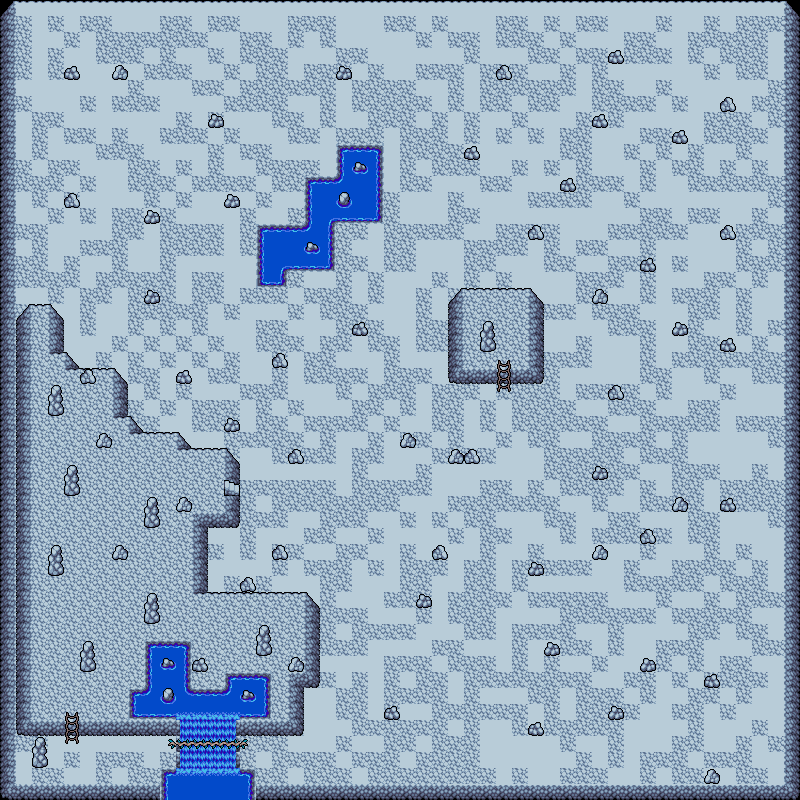

The image is a tile-based game level rendered from a .tmx file. Its description and source (layers, tilesets, objects; grid data summarised) follow:
An orthogonal 50x50 tile map with 16x16 px tiles, 4 tile layers (Tile Layer 1, Tile Layer 2, Tile Layer 3, foreground) and 109 objects.

<map version="1.10" tiledversion="1.10.1" orientation="orthogonal" renderorder="right-down" width="50" height="50" tilewidth="16" tileheight="16" infinite="0" nextlayerid="7" nextobjectid="187">
 <tileset firstgid="1" name="Darkwoods 1" tilewidth="16" tileheight="16" tilecount="256" columns="16">
  <image source="tilesets/Set_A_Darkwoods1.png" trans="ff01fe" width="256" height="256" />
  <tile id="8">
   <animation>
    <frame tileid="8" duration="150" />
    <frame tileid="56" duration="150" />
    <frame tileid="104" duration="150" />
   </animation>
  </tile>
  <tile id="9">
   <animation>
    <frame tileid="9" duration="150" />
    <frame tileid="57" duration="150" />
    <frame tileid="105" duration="150" />
   </animation>
  </tile>
  <tile id="10">
   <animation>
    <frame tileid="10" duration="150" />
    <frame tileid="58" duration="150" />
    <frame tileid="106" duration="150" />
   </animation>
  </tile>
  <tile id="11">
   <animation>
    <frame tileid="11" duration="150" />
    <frame tileid="59" duration="150" />
    <frame tileid="107" duration="150" />
   </animation>
  </tile>
  <tile id="12">
   <animation>
    <frame tileid="12" duration="150" />
    <frame tileid="60" duration="150" />
    <frame tileid="108" duration="150" />
   </animation>
  </tile>
  <tile id="13">
   <animation>
    <frame tileid="13" duration="150" />
    <frame tileid="14" duration="150" />
    <frame tileid="15" duration="150" />
   </animation>
  </tile>
  <tile id="24">
   <animation>
    <frame tileid="24" duration="150" />
    <frame tileid="72" duration="150" />
    <frame tileid="120" duration="150" />
   </animation>
  </tile>
  <tile id="26">
   <animation>
    <frame tileid="26" duration="150" />
    <frame tileid="74" duration="150" />
    <frame tileid="122" duration="150" />
   </animation>
  </tile>
  <tile id="27">
   <animation>
    <frame tileid="27" duration="150" />
    <frame tileid="75" duration="150" />
    <frame tileid="123" duration="150" />
   </animation>
  </tile>
  <tile id="28">
   <animation>
    <frame tileid="28" duration="150" />
    <frame tileid="76" duration="150" />
    <frame tileid="124" duration="150" />
   </animation>
  </tile>
  <tile id="29">
   <animation>
    <frame tileid="29" duration="150" />
    <frame tileid="30" duration="150" />
    <frame tileid="31" duration="150" />
   </animation>
  </tile>
  <tile id="40">
   <animation>
    <frame tileid="40" duration="150" />
    <frame tileid="88" duration="150" />
    <frame tileid="136" duration="150" />
   </animation>
  </tile>
  <tile id="41">
   <animation>
    <frame tileid="41" duration="150" />
    <frame tileid="89" duration="150" />
    <frame tileid="137" duration="150" />
   </animation>
  </tile>
  <tile id="42">
   <animation>
    <frame tileid="42" duration="150" />
    <frame tileid="90" duration="150" />
    <frame tileid="138" duration="150" />
   </animation>
  </tile>
  <tile id="43">
   <animation>
    <frame tileid="43" duration="150" />
    <frame tileid="91" duration="150" />
    <frame tileid="139" duration="150" />
   </animation>
  </tile>
  <tile id="44">
   <animation>
    <frame tileid="44" duration="150" />
    <frame tileid="92" duration="150" />
    <frame tileid="140" duration="150" />
   </animation>
  </tile>
  <tile id="45">
   <animation>
    <frame tileid="45" duration="150" />
    <frame tileid="61" duration="150" />
    <frame tileid="77" duration="150" />
   </animation>
  </tile>
  <tile id="46">
   <animation>
    <frame tileid="46" duration="150" />
    <frame tileid="62" duration="150" />
    <frame tileid="78" duration="150" />
   </animation>
  </tile>
  <tile id="47">
   <animation>
    <frame tileid="47" duration="150" />
    <frame tileid="63" duration="150" />
    <frame tileid="79" duration="150" />
   </animation>
  </tile>
  <tile id="93">
   <animation>
    <frame tileid="93" duration="150" />
    <frame tileid="94" duration="150" />
    <frame tileid="95" duration="150" />
   </animation>
  </tile>
  <tile id="109">
   <animation>
    <frame tileid="109" duration="150" />
    <frame tileid="110" duration="150" />
    <frame tileid="111" duration="150" />
   </animation>
  </tile>
  <wangsets>
   <wangset name="Terrains" type="corner" tile="-1">
    <wangcolor name="Cliffs I" color="#ff0000" tile="17" probability="1" />
    <wangcolor name="Cliffs II" color="#00ff00" tile="20" probability="1" />
    <wangcolor name="Grass" color="#0000ff" tile="65" probability="1" />
    <wangcolor name="Road I" color="#ff7700" tile="96" probability="1" />
    <wangcolor name="Road II" color="#00e9ff" tile="144" probability="1" />
    <wangcolor name="Elevation" color="#ff00d8" tile="192" probability="1" />
    <wangcolor name="Water" color="#ffff00" tile="25" probability="1" />
    <wangcolor name="Water II" color="#a000ff" tile="169" probability="1" />
    <wangcolor name="Cavern Top" color="#00ffa1" tile="200" probability="1" />
    <wangtile tileid="0" wangid="0,0,0,1,0,0,0,0" />
    <wangtile tileid="1" wangid="0,0,0,1,0,1,0,0" />
    <wangtile tileid="2" wangid="0,0,0,0,0,1,0,0" />
    <wangtile tileid="3" wangid="0,0,0,2,0,0,0,0" />
    <wangtile tileid="4" wangid="0,0,0,2,0,2,0,0" />
    <wangtile tileid="5" wangid="0,0,0,0,0,2,0,0" />
    <wangtile tileid="6" wangid="0,1,0,0,0,1,0,1" />
    <wangtile tileid="7" wangid="0,1,0,1,0,0,0,1" />
    <wangtile tileid="8" wangid="0,0,0,7,0,0,0,0" />
    <wangtile tileid="9" wangid="0,0,0,7,0,7,0,0" />
    <wangtile tileid="10" wangid="0,0,0,0,0,7,0,0" />
    <wangtile tileid="11" wangid="0,7,0,7,0,7,0,0" />
    <wangtile tileid="12" wangid="0,0,0,7,0,7,0,7" />
    <wangtile tileid="16" wangid="0,1,0,1,0,0,0,0" />
    <wangtile tileid="17" wangid="0,1,0,1,0,1,0,1" />
    <wangtile tileid="18" wangid="0,0,0,0,0,1,0,1" />
    <wangtile tileid="19" wangid="0,2,0,2,0,0,0,0" />
    <wangtile tileid="20" wangid="0,2,0,2,0,2,0,2" />
    <wangtile tileid="21" wangid="0,0,0,0,0,2,0,2" />
    <wangtile tileid="22" wangid="0,0,0,1,0,1,0,1" />
    <wangtile tileid="23" wangid="0,1,0,1,0,1,0,0" />
    <wangtile tileid="24" wangid="0,7,0,7,0,0,0,0" />
    <wangtile tileid="25" wangid="0,7,0,7,0,7,0,7" />
    <wangtile tileid="26" wangid="0,0,0,0,0,7,0,7" />
    <wangtile tileid="27" wangid="0,7,0,7,0,0,0,7" />
    <wangtile tileid="28" wangid="0,7,0,0,0,7,0,7" />
    <wangtile tileid="32" wangid="0,1,0,0,0,0,0,0" />
    <wangtile tileid="33" wangid="0,1,0,0,0,0,0,1" />
    <wangtile tileid="34" wangid="0,0,0,0,0,0,0,1" />
    <wangtile tileid="35" wangid="0,2,0,0,0,0,0,0" />
    <wangtile tileid="36" wangid="0,2,0,0,0,0,0,2" />
    <wangtile tileid="37" wangid="0,0,0,0,0,0,0,2" />
    <wangtile tileid="38" wangid="0,2,0,0,0,2,0,2" />
    <wangtile tileid="39" wangid="0,2,0,2,0,0,0,2" />
    <wangtile tileid="40" wangid="0,7,0,0,0,0,0,0" />
    <wangtile tileid="41" wangid="0,7,0,0,0,0,0,7" />
    <wangtile tileid="42" wangid="0,0,0,0,0,0,0,7" />
    <wangtile tileid="43" wangid="0,7,0,0,0,7,0,0" />
    <wangtile tileid="44" wangid="0,0,0,7,0,0,0,7" />
    <wangtile tileid="48" wangid="0,0,0,3,0,0,0,0" />
    <wangtile tileid="49" wangid="0,0,0,3,0,3,0,0" />
    <wangtile tileid="50" wangid="0,0,0,0,0,3,0,0" />
    <wangtile tileid="51" wangid="0,3,0,3,0,3,0,0" />
    <wangtile tileid="52" wangid="0,0,0,3,0,3,0,3" />
    <wangtile tileid="54" wangid="0,0,0,2,0,2,0,2" />
    <wangtile tileid="55" wangid="0,2,0,2,0,2,0,0" />
    <wangtile tileid="64" wangid="0,3,0,3,0,0,0,0" />
    <wangtile tileid="65" wangid="0,3,0,3,0,3,0,3" />
    <wangtile tileid="66" wangid="0,0,0,0,0,3,0,3" />
    <wangtile tileid="67" wangid="0,3,0,3,0,0,0,3" />
    <wangtile tileid="68" wangid="0,3,0,0,0,3,0,3" />
    <wangtile tileid="80" wangid="0,3,0,0,0,0,0,0" />
    <wangtile tileid="81" wangid="0,3,0,0,0,0,0,3" />
    <wangtile tileid="82" wangid="0,0,0,0,0,0,0,3" />
    <wangtile tileid="83" wangid="0,3,0,0,0,3,0,0" />
    <wangtile tileid="84" wangid="0,0,0,3,0,0,0,3" />
    <wangtile tileid="96" wangid="0,0,0,4,0,0,0,0" />
    <wangtile tileid="97" wangid="0,0,0,4,0,4,0,0" />
    <wangtile tileid="98" wangid="0,0,0,0,0,4,0,0" />
    <wangtile tileid="99" wangid="0,4,0,4,0,4,0,0" />
    <wangtile tileid="100" wangid="0,0,0,4,0,4,0,4" />
    <wangtile tileid="112" wangid="0,4,0,4,0,0,0,0" />
    <wangtile tileid="113" wangid="0,4,0,4,0,4,0,4" />
    <wangtile tileid="114" wangid="0,0,0,0,0,4,0,4" />
    <wangtile tileid="115" wangid="0,4,0,4,0,0,0,4" />
    <wangtile tileid="116" wangid="0,4,0,0,0,4,0,4" />
    <wangtile tileid="128" wangid="0,4,0,0,0,0,0,0" />
    <wangtile tileid="129" wangid="0,4,0,0,0,0,0,4" />
    <wangtile tileid="130" wangid="0,0,0,0,0,0,0,4" />
    <wangtile tileid="131" wangid="0,4,0,0,0,4,0,0" />
    <wangtile tileid="132" wangid="0,0,0,4,0,0,0,4" />
    <wangtile tileid="144" wangid="0,0,0,5,0,0,0,0" />
    <wangtile tileid="145" wangid="0,0,0,5,0,5,0,0" />
    <wangtile tileid="146" wangid="0,0,0,0,0,5,0,0" />
    <wangtile tileid="147" wangid="0,5,0,5,0,5,0,0" />
    <wangtile tileid="148" wangid="0,0,0,5,0,5,0,5" />
    <wangtile tileid="152" wangid="0,0,0,8,0,0,0,0" />
    <wangtile tileid="153" wangid="0,0,0,8,0,8,0,0" />
    <wangtile tileid="154" wangid="0,0,0,0,0,8,0,0" />
    <wangtile tileid="155" wangid="0,8,0,8,0,8,0,0" />
    <wangtile tileid="156" wangid="0,0,0,8,0,8,0,8" />
    <wangtile tileid="160" wangid="0,5,0,5,0,0,0,0" />
    <wangtile tileid="161" wangid="0,5,0,5,0,5,0,5" />
    <wangtile tileid="162" wangid="0,0,0,0,0,5,0,5" />
    <wangtile tileid="163" wangid="0,5,0,5,0,0,0,5" />
    <wangtile tileid="164" wangid="0,5,0,0,0,5,0,5" />
    <wangtile tileid="168" wangid="0,8,0,8,0,0,0,0" />
    <wangtile tileid="169" wangid="0,8,0,8,0,8,0,8" />
    <wangtile tileid="170" wangid="0,0,0,0,0,8,0,8" />
    <wangtile tileid="171" wangid="0,8,0,8,0,0,0,8" />
    <wangtile tileid="172" wangid="0,8,0,0,0,8,0,8" />
    <wangtile tileid="176" wangid="0,5,0,0,0,0,0,0" />
    <wangtile tileid="177" wangid="0,5,0,0,0,0,0,5" />
    <wangtile tileid="178" wangid="0,0,0,0,0,0,0,5" />
    <wangtile tileid="179" wangid="0,5,0,0,0,5,0,0" />
    <wangtile tileid="180" wangid="0,0,0,5,0,0,0,5" />
    <wangtile tileid="184" wangid="0,8,0,0,0,0,0,0" />
    <wangtile tileid="185" wangid="0,8,0,0,0,0,0,8" />
    <wangtile tileid="186" wangid="0,0,0,0,0,0,0,8" />
    <wangtile tileid="187" wangid="0,8,0,0,0,8,0,0" />
    <wangtile tileid="188" wangid="0,0,0,8,0,0,0,8" />
    <wangtile tileid="192" wangid="0,0,0,6,0,0,0,0" />
    <wangtile tileid="193" wangid="0,0,0,6,0,6,0,0" />
    <wangtile tileid="194" wangid="0,0,0,0,0,6,0,0" />
    <wangtile tileid="195" wangid="0,6,0,6,0,6,0,0" />
    <wangtile tileid="196" wangid="0,0,0,6,0,6,0,6" />
    <wangtile tileid="200" wangid="0,0,0,9,0,0,0,0" />
    <wangtile tileid="201" wangid="0,0,0,9,0,9,0,0" />
    <wangtile tileid="202" wangid="0,0,0,0,0,9,0,0" />
    <wangtile tileid="203" wangid="0,9,0,9,0,9,0,0" />
    <wangtile tileid="204" wangid="0,0,0,9,0,9,0,9" />
    <wangtile tileid="208" wangid="0,6,0,6,0,0,0,0" />
    <wangtile tileid="209" wangid="0,6,0,6,0,6,0,6" />
    <wangtile tileid="210" wangid="0,0,0,0,0,6,0,6" />
    <wangtile tileid="211" wangid="0,6,0,6,0,0,0,6" />
    <wangtile tileid="212" wangid="0,6,0,0,0,6,0,6" />
    <wangtile tileid="216" wangid="0,9,0,9,0,0,0,0" />
    <wangtile tileid="217" wangid="0,9,0,9,0,9,0,9" />
    <wangtile tileid="218" wangid="0,0,0,0,0,9,0,9" />
    <wangtile tileid="219" wangid="0,9,0,9,0,0,0,9" />
    <wangtile tileid="220" wangid="0,9,0,0,0,9,0,9" />
    <wangtile tileid="224" wangid="0,6,0,0,0,0,0,0" />
    <wangtile tileid="225" wangid="0,6,0,0,0,0,0,6" />
    <wangtile tileid="226" wangid="0,0,0,0,0,0,0,6" />
    <wangtile tileid="227" wangid="0,6,0,0,0,6,0,0" />
    <wangtile tileid="228" wangid="0,0,0,6,0,0,0,6" />
    <wangtile tileid="232" wangid="0,9,0,0,0,0,0,0" />
    <wangtile tileid="233" wangid="0,9,0,0,0,0,0,9" />
    <wangtile tileid="234" wangid="0,0,0,0,0,0,0,9" />
    <wangtile tileid="235" wangid="0,9,0,0,0,9,0,0" />
    <wangtile tileid="236" wangid="0,0,0,9,0,0,0,9" />
   </wangset>
  </wangsets>
 </tileset>
 <layer id="1" name="Tile Layer 1" width="50" height="50">
  <data>[2500 cells, 2500 non-empty, 23 distinct tile ids]</data>
 </layer>
 <layer id="2" name="Tile Layer 2" width="50" height="50">
  <data>[2500 cells, 401 non-empty, 24 distinct tile ids]</data>
 </layer>
 <layer id="3" name="Tile Layer 3" width="50" height="50">
  <data>[2500 cells, 92 non-empty, 21 distinct tile ids]</data>
 </layer>
 <layer id="6" name="foreground" class="foreground" width="50" height="50">
  <data>[2500 cells, 18 non-empty, 2 distinct tile ids]</data>
 </layer>
 <objectgroup id="4" name="collision" class="collision">
  <object id="9" x="448" y="288" width="16" height="96" />
  <object id="19" x="464" y="288.184" width="65.25" height="1.63125" />
  <object id="38" x="256" y="224" width="32" height="64" />
  <object id="40" x="288" y="224" width="48" height="48" />
  <object id="45" x="304" y="176" width="80" height="48" />
  <object id="46" x="336" y="144" width="48" height="32" />
  <object id="47" x="0" y="0" width="16" height="800" />
  <object id="48" x="16" y="784" width="784" height="16" />
  <object id="50" x="784" y="0" width="16" height="784" />
  <object id="51" x="16" y="0" width="768" height="3.5" />
  <object id="52" x="464" y="368" width="32" height="16" />
  <object id="53" x="512" y="368" width="16" height="16" />
  <object id="79" x="480" y="336" width="16" height="16">
   <ellipse />
  </object>
  <object id="81" x="288" y="448" width="16" height="16">
   <ellipse />
  </object>
  <object id="82" x="401.333" y="432.333" width="16" height="16">
   <ellipse />
  </object>
  <object id="83" x="447.333" y="448.667" width="16" height="16">
   <ellipse />
  </object>
  <object id="85" x="464" y="449.333" width="16" height="16">
   <ellipse />
  </object>
  <object id="86" x="432.333" y="545" width="16" height="16">
   <ellipse />
  </object>
  <object id="87" x="97.3333" y="432" width="16" height="16">
   <ellipse />
  </object>
  <object id="88" x="80" y="370.667" width="16" height="16">
   <ellipse />
  </object>
  <object id="89" x="176" y="368.667" width="16" height="16">
   <ellipse />
  </object>
  <object id="90" x="223.333" y="417.333" width="16" height="16">
   <ellipse />
  </object>
  <object id="91" x="174.667" y="498" width="16" height="16">
   <ellipse />
  </object>
  <object id="92" x="111.333" y="544" width="16" height="16">
   <ellipse />
  </object>
  <object id="93" x="191.333" y="656" width="16" height="16">
   <ellipse />
  </object>
  <object id="94" x="239" y="577" width="16" height="16">
   <ellipse />
  </object>
  <object id="95" x="274" y="544.667" width="16" height="16">
   <ellipse />
  </object>
  <object id="97" x="288.667" y="656.667" width="16" height="16">
   <ellipse />
  </object>
  <object id="98" x="256" y="641" width="16" height="16">
   <ellipse />
  </object>
  <object id="99" x="382.667" y="704.667" width="16" height="16">
   <ellipse />
  </object>
  <object id="100" x="416.667" y="594.667" width="16" height="16">
   <ellipse />
  </object>
  <object id="101" x="527.333" y="560.667" width="16" height="16">
   <ellipse />
  </object>
  <object id="103" x="544.5" y="640.5" width="16" height="16">
   <ellipse />
  </object>
  <object id="104" x="528.5" y="722" width="16" height="16">
   <ellipse />
  </object>
  <object id="105" x="609.5" y="706" width="16" height="16">
   <ellipse />
  </object>
  <object id="106" x="642" y="656" width="16" height="16">
   <ellipse />
  </object>
  <object id="107" x="705.5" y="672.5" width="16" height="16">
   <ellipse />
  </object>
  <object id="109" x="705.5" y="769" width="16" height="16">
   <ellipse />
  </object>
  <object id="111" x="720.5" y="498" width="16" height="16">
   <ellipse />
  </object>
  <object id="112" x="672.5" y="496" width="16" height="16">
   <ellipse />
  </object>
  <object id="113" x="639.5" y="528.5" width="16" height="16">
   <ellipse />
  </object>
  <object id="114" x="592.5" y="544" width="16" height="16">
   <ellipse />
  </object>
  <object id="115" x="591" y="464.5" width="16" height="16">
   <ellipse />
  </object>
  <object id="116" x="608" y="386" width="16" height="16">
   <ellipse />
  </object>
  <object id="117" x="718.5" y="337.5" width="16" height="16">
   <ellipse />
  </object>
  <object id="118" x="672.5" y="320.5" width="16" height="16">
   <ellipse />
  </object>
  <object id="119" x="592" y="289.5" width="16" height="16">
   <ellipse />
  </object>
  <object id="121" x="640" y="256" width="16" height="16">
   <ellipse />
  </object>
  <object id="122" x="720.5" y="226" width="16" height="16">
   <ellipse />
  </object>
  <object id="123" x="670.5" y="129" width="16" height="16">
   <ellipse />
  </object>
  <object id="124" x="559.5" y="177" width="16" height="16">
   <ellipse />
  </object>
  <object id="125" x="528.5" y="226" width="16" height="16">
   <ellipse />
  </object>
  <object id="126" x="464.5" y="145.5" width="16" height="16">
   <ellipse />
  </object>
  <object id="127" x="352" y="321" width="16" height="16">
   <ellipse />
  </object>
  <object id="128" x="272.5" y="353" width="16" height="16">
   <ellipse />
  </object>
  <object id="129" x="591.5" y="114" width="16" height="16">
   <ellipse />
  </object>
  <object id="130" x="720.5" y="97" width="16" height="16">
   <ellipse />
  </object>
  <object id="132" x="608.5" y="49.5" width="16" height="16">
   <ellipse />
  </object>
  <object id="133" x="496" y="65.5" width="16" height="16">
   <ellipse />
  </object>
  <object id="134" x="336.5" y="66" width="16" height="16">
   <ellipse />
  </object>
  <object id="135" x="208.5" y="114" width="16" height="16">
   <ellipse />
  </object>
  <object id="136" x="223" y="193.5" width="16" height="16">
   <ellipse />
  </object>
  <object id="137" x="144.5" y="209.5" width="16" height="16">
   <ellipse />
  </object>
  <object id="138" x="145.5" y="290" width="16" height="16">
   <ellipse />
  </object>
  <object id="139" x="63.5" y="191.5" width="16" height="16">
   <ellipse />
  </object>
  <object id="140" x="112.5" y="65.5" width="16" height="16">
   <ellipse />
  </object>
  <object id="141" x="64" y="64.5" width="16" height="16">
   <ellipse />
  </object>
  <object id="142" x="79.6667" y="657.333" width="16" height="16">
   <ellipse />
  </object>
  <object id="143" x="144" y="609.667" width="16" height="16">
   <ellipse />
  </object>
  <object id="146" x="47" y="561.333" width="16" height="16">
   <ellipse />
  </object>
  <object id="147" x="142.667" y="513.667" width="16" height="16">
   <ellipse />
  </object>
  <object id="148" x="63.3333" y="482" width="16" height="16">
   <ellipse />
  </object>
  <object id="149" x="47.6667" y="401" width="16" height="16">
   <ellipse />
  </object>
  <object id="151" x="16" y="304" width="16" height="432" />
  <object id="152" x="32" y="720" width="32" height="16" />
  <object id="153" x="80" y="720" width="96" height="16" />
  <object id="154" x="160" y="768" width="96" height="16" />
  <object id="155" x="176" y="752" width="64" height="16" />
  <object id="156" x="176" y="704" width="64" height="32" />
  <object id="157" x="240" y="720" width="64" height="16" />
  <object id="158" x="288" y="672" width="16" height="48" />
  <object id="159" x="304" y="592" width="16" height="96" />
  <object id="160" x="192" y="592" width="112" height="2" />
  <object id="161" x="192" y="512" width="16" height="80" />
  <object id="162" x="208" y="512" width="32" height="16" />
  <object id="164" x="224" y="448" width="16" height="32" />
  <object id="166" x="224" y="496" width="16" height="16" />
  </objectgroup>
 <objectgroup id="5" name="spawnpoints" class="spawnpoints">
  <!-- 6 objects omitted --></objectgroup>
</map>
<!-- 22 of 109 objects omitted -->
